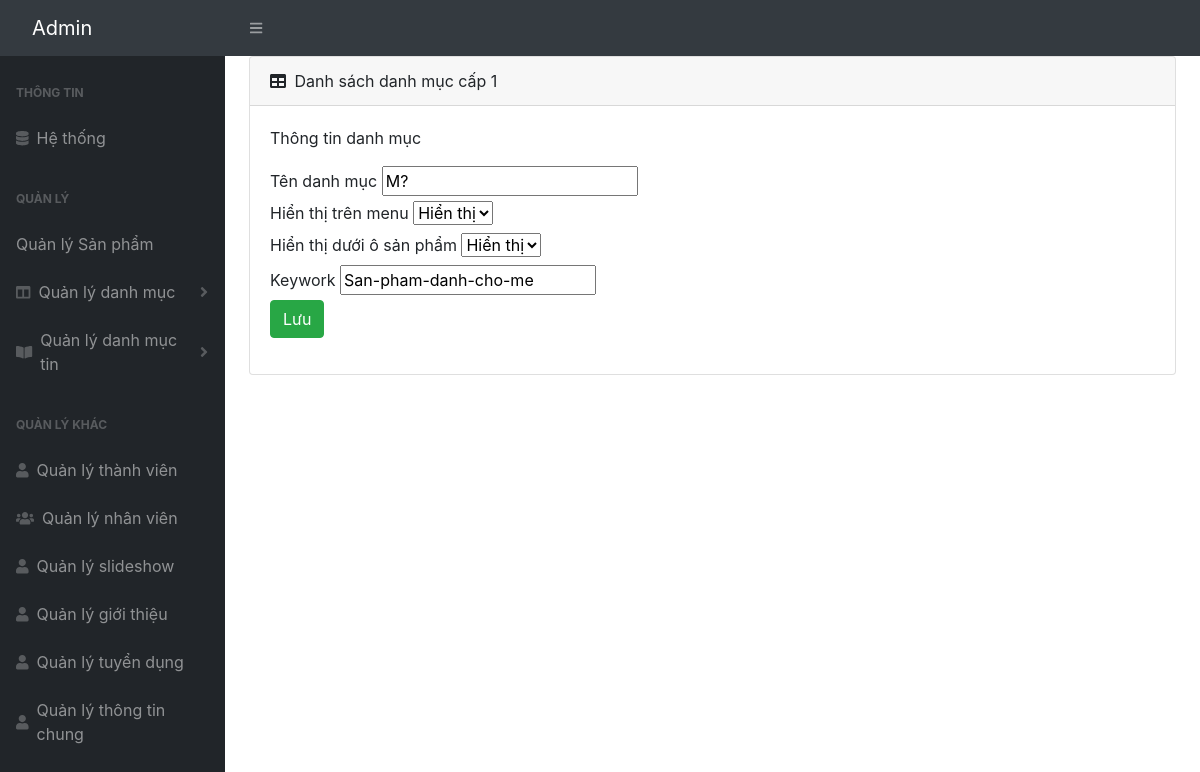
Page /admin/sua_main_danhmuc1.php?ID_danhmuc1=33 on the committed database.
### tables this page shows
CREATE TABLE `danhmuc1` (
  `ID_danhmuc1` int(10) UNSIGNED NOT NULL,
  `tendanhmuc1` varchar(145) DEFAULT NULL,
  `sapxep` int(10) UNSIGNED DEFAULT NULL,
  `visiblemenu1` tinyint(3) UNSIGNED DEFAULT NULL,
  `keyword` varchar(145) DEFAULT NULL,
  `visible1` tinyint(3) UNSIGNED DEFAULT NULL
);

### admin/sua_main_danhmuc1.php (the view, shortened to what this page needs)
<?php
require "layout/header.php";
require "layout/menu.php";
?>
<div id="layoutSidenav_content">
  <main>
    <div class="container-fluid px-4">
      <div class="card mb-4">
        <div class="card-header"> <i class="fas fa-table me-1"></i> Danh sách danh mục cấp 1 </div>
        <div class="card-body">
          <form  method="post" >
            <figure>Thông tin danh mục</figure>
            <label>Tên danh mục</label>
            <?php
            if ( isset( $_GET[ 'ID_danhmuc1' ] ) ) {
              $ID_danhmuc1 = $_GET[ 'ID_danhmuc1' ];
              $query = 'SELECT * FROM danhmuc1 WHERE ID_danhmuc1=' . $ID_danhmuc1 . '';
              $result = mysqli_query( $conn, $query );
              foreach ( $result as $item ) {
                ?>
            <?php
            }
            }
            ?>
            <input type="text" name="tendanhmuc1" class="danhmuc1" value="<?= $item['tendanhmuc1'] ?>"/>
            <br/>
            <label>Hiển thị trên menu</label>
            <select name="hienthimenu" id="combobox" class="danhmuc1">
				<option value="1" <?php if ($item['visiblemenu1'] == '1') { echo 'selected'; } ?>>
				  Hiển thị</option>
            </select>
            <br/>
            <label>Hiển thị dưới ô sản phẩm</label>
            <select name="hienthisanpham" id="combobox" class="danhmuc1">
				<option value="1" <?php if ($item['visible1'] == '1') { echo 'selected'; } ?>> Hiển thị</option>
            </select>
            <br/>
            <label>Keywork</label>
            <input type="text" name="Keywork" id="key" class="danhmuc1" onClick="FillBilling(this.form)" value="<?= $item['keyword'] ?>" readonly="readonly"/>
            <br/>
            <input type="submit" name="Luu" class="btn btn-success" value="Lưu" id="Luu"/>
          </form>
        </div>
      </div>
    </div>
  </main>
</div>
<?php
require "layout/footer.php";
?>

### rows in the picture
danhmuc1: tendanhmuc1 "M?", hienthimenu "Hiển thị", hienthisanpham "Hiển thị", Keywork "San-pham-danh-cho-me"
